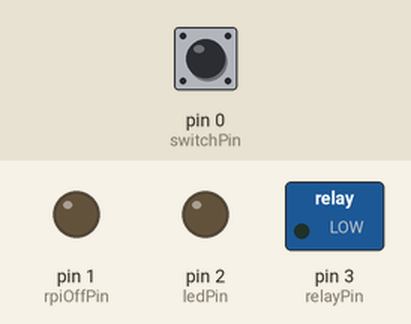
This sketch was run on a simulated Arduino Uno, built with avr-gcc and run on an emulated ATmega328P. Parts: switched loads named in the sketch (green lamp = pin HIGH), output pins drawn as LEDs (lit = HIGH). The inputs (shaded band) are chosen by the test bench; at power-on: pin 0 (switchPin) LOW.

Above: at 1.2 s.
1.3 s: pin 0 (switchPin) pulled HIGH for 0.15 s
At 1.47 s:
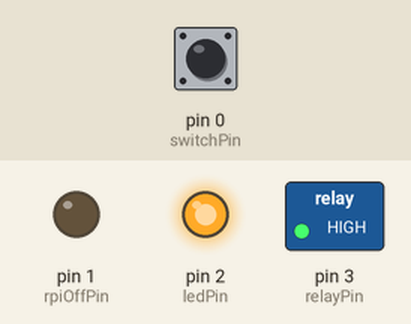
At 2.9 s:
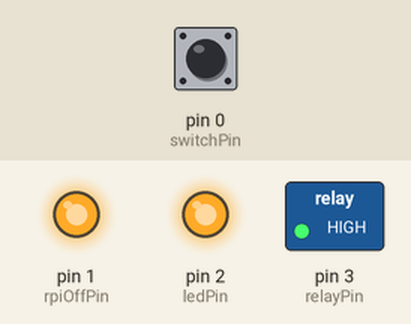
Timing chart, 0 to 18.0 s (numbered marks = the images above; inputs shaded):
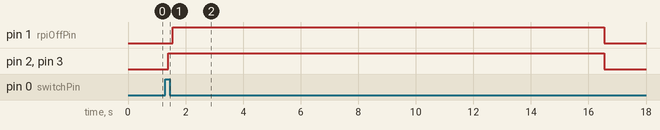

Measured:
- after the input at 1.3 s, pin 1 (rpiOffPin): LOW → HIGH after 0.25 s, → LOW 15.0 s later; pin 2 (ledPin), pin 3 (relayPin): LOW → HIGH after 0.10 s, → LOW 15.2 s later

The sketch:

powercontrol.ino
```cpp
// ---------------------------------------------------------------------------
//
// Power control program for the Overhead Projector
// Author: Custo Blanch, Christian
// Project: Overhead Projector Phase 2
// ITBA
//
// ---------------------------------------------------------------------------
// Definitions
// ---------------------------------------------------------------------------

// Pins
#define switchPin 0 // Input Pin connected to the switch
#define rpiOffPin 1 // Output Pin connected to the RPi, turned OFF on HIGH
#define ledPin 2 // Output Pin connected to the LED, turned ON on HIGH
#define relayPin 3 // Output Pin connnected to the Relay, turned ON on HIGH

// ---------------------------------------------------------------------------
// Constants
// ---------------------------------------------------------------------------

const long interval = 15000; // Wait for 15 seconds

// ---------------------------------------------------------------------------
// Variables
// ---------------------------------------------------------------------------

int previousInput = LOW;

// ---------------------------------------------------------------------------
// Setup
// ---------------------------------------------------------------------------

void setup() {
  // Pin Setup
  pinMode(switchPin, INPUT);
  pinMode(rpiOffPin, OUTPUT);
  pinMode(ledPin, OUTPUT);
  pinMode(relayPin, OUTPUT);
  digitalWrite(rpiOffPin, LOW); // Send signal to Rpi
}

// ---------------------------------------------------------------------------
// Main Loop
// ---------------------------------------------------------------------------

void loop() {

  // Switch ON
  if (digitalRead(switchPin) == HIGH && previousInput == LOW) {
    delay(100); // Debounce
    digitalWrite(relayPin, HIGH); // Turn Power Source on
    digitalWrite(ledPin, HIGH); // Turn LED on
    previousInput = HIGH;
  }

  // Switch OFF
  if (digitalRead(switchPin) == LOW && previousInput == HIGH){
    delay(100); // Debounce
    digitalWrite(rpiOffPin, HIGH); // Send signal to Rpi
    delay(interval);
    digitalWrite(relayPin, LOW); // Turn Power Source off
    digitalWrite(ledPin, LOW); // Turn LED off
    digitalWrite(rpiOffPin, LOW); // Send signal to Rpi
    previousInput = LOW;
  }

}

// ---------------------------------------------------------------------------
```
